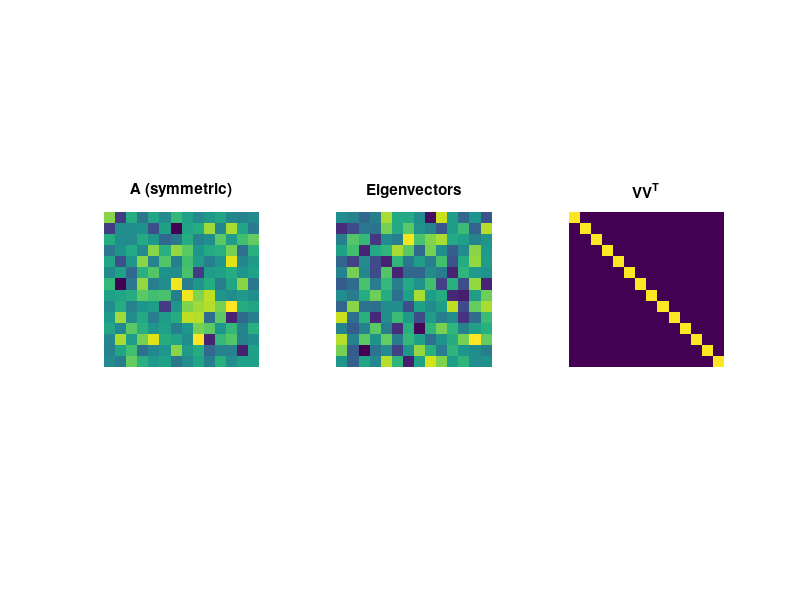

Write the MATLAB code that produced this figure.
%%
%     COURSE: Linear algebra: theory and implementation
%    SECTION: Eigendecomposition
%      VIDEO: Eigendecomposition of symmetric matrices
% Instructor: sincxpress.com
% Course url: https://www.udemy.com/course/linear-algebra-theory-and-implementation/?couponCode=202110
%
%%
clear, clc

%%

% create a random matrix
A = randn(14);

% make it symmetric (additive method)
A = A+A';

% diagonalize it
[evecs,evals] = eig(A);


% magnitudes of each vector
sqrt( sum(evecs.^2,1) )


% and make plots
figure(6), clf
subplot(131), imagesc(A)
axis square, axis off
title('A (symmetric)')

subplot(132), imagesc(evecs)
axis square, axis off
title('Eigenvectors')

subplot(133), imagesc(evecs*evecs')
axis square, axis off
title('VV^T')

%% done.
